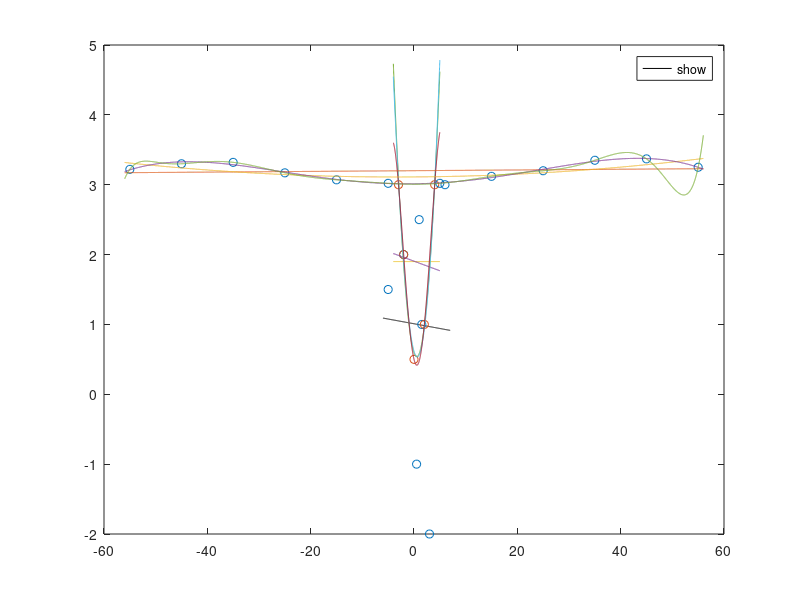
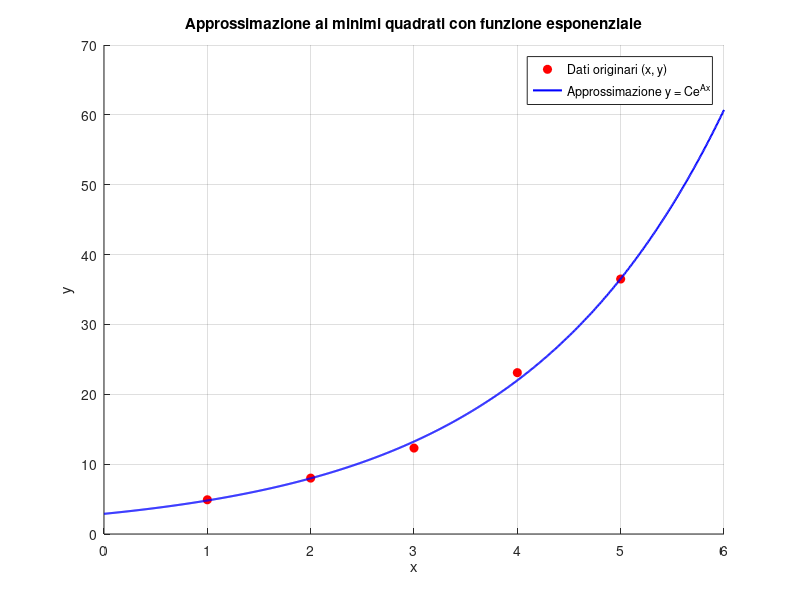
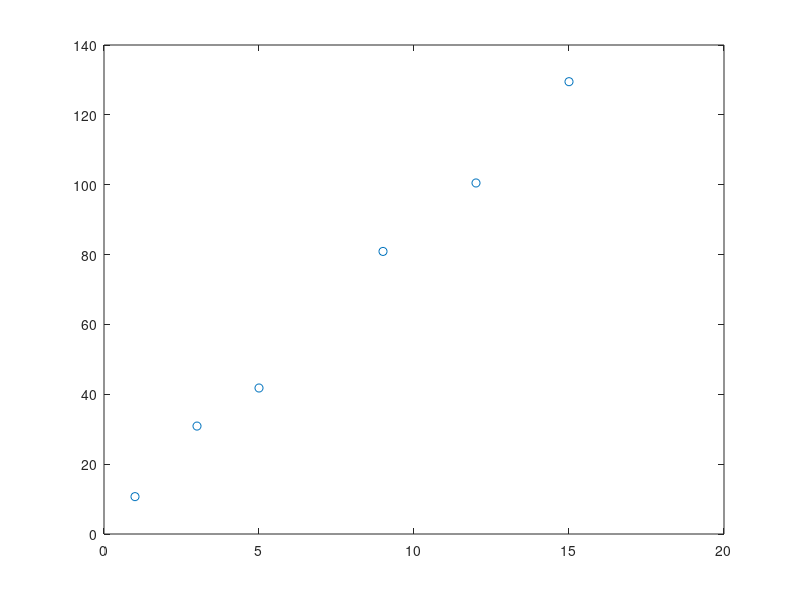

Reproduce these figures in MATLAB, in order. (Note: this script raises an error after producing the figures.)
%% Esercizio 1

x = 0:10;
y = [0 1.25 2.27 3.04 3.77 4.71 5.91 7.19 8.29 9.12 9.83];
reg = polyfit(x,y,1);
disp(reg)
xplot = linspace(-1,11,1000);
yplot = polyval(reg,xplot);
plot(xplot,yplot,"k-",x,y,'o')

%% Esercizio 2
x = [-5 -2 0.5 1 1.5 3 6];
y = [1.5 2 -1 2.5 1 -2 3];
reg = polyfit(x,y,1);
disp(reg)
xplot = linspace(-6,7,1000);
yplot = polyval(reg,xplot);

plot(xplot,yplot,'k-',x,y,'o')
x_dash = sum(x)/7;
y_dash = sum(y)/7;
disp(x_dash)
disp(y_dash)
y_real = polyval(reg,x_dash);
disp(y_real)
same = y_dash - polyval(reg,x_dash);
disp(same)

%% Esercizio 3

x = linspace(0,1,10);
f = @(t) 2*exp(1).^(-2.*t) - t;
y = f(x);

reg = polyfit(x,y,1);
a = ones(10,1);
M = [x' a];
A = M' * M;
b = M' * y';
res = A\b;
disp(reg);
disp(res);

%% Esercizio 4
f = @(x) 5* cos(pi .* x.^2) - exp(x);
x = linspace(0,1,5);
y = f(x);

res = polyfit(x,y,1);
x_dash = mean(x);
y_dash = polyval(res,x_dash);
disp(y_dash);

p = polyfit(x,y,length(x)-1);
disp(p)

r = roots(p);
disp(r)
r = r(r>= 0 & r<= 1);
disp(r)

%% Esercizio 5
clear;
clc;

x = [-3 -2 0 2 4];
y = [3 2 0.5 1 3];
m = [0 1 2 3 4];
xplot = linspace(-4, 5, 1000);
hold on;
plot(x,y,'o', 'HandleVisibility', 'off');
for val = m
    r = polyfit(x,y,val);
    yplot = polyval(r,xplot);
    plot(xplot,yplot,'DisplayName',[' Grado ' num2str(val)])
end
legend('show', 'Location', 'best')
hold off;

%% Esercizio 6
clc;
clear;
x= -55:10:55;
y=[3.22 3.3 3.32 3.17 3.07 3.02 3.02 3.12 3.2 3.35 3.37 3.25];

m = [1 2 4 11];
xplot = linspace(-56,56,10000);

hold on;
plot(x,y,'o', 'HandleVisibility', 'off');
for val = m
    r = polyfit(x,y,val);
    yplot = polyval(r,xplot);
    plot(xplot,yplot,'DisplayName',[' Grado ' num2str(val)])
end
legend('show', 'Location', 'best')
hold off;

%% Esercizio 7

x = 1:1:5;
y = [4.9 8 12.3 23.1 36.5];

Y = log(y);
p = polyfit(x,Y,1);
A = p(1);
q = p(2);
C = exp(q);

y_approx = @(x) C*exp(A * x);
xplot = linspace(0,6,1000);
yplot = y_approx(xplot);

figure;
hold on; grid on;
plot(x, y, 'ro', 'MarkerFaceColor', 'r', 'DisplayName', 'Dati originari (x, y)');
plot(xplot, yplot, 'b-', 'LineWidth', 1.5, 'DisplayName', 'Approssimazione y = Ce^{Ax}');
legend('Location', 'best');
xlabel('x');
ylabel('y');
title('Approssimazione ai minimi quadrati con funzione esponenziale');
hold off;

x_val = 2.5;
y_val = y_approx(x_val);

fprintf('Il valore della funzione approssimante in x = 2.5 è: %f\n', y_val);


%% Esercizio 8
x = 1:1:5;
y = [0.6 1.9 4.3 7.6 12.6];

X = log(x);
Y = log(y);

p = polyfit(X,Y,1);
A = p(1);
C = exp(p(2));

y_approx = @(x) C * x.^A;
xplot = linspace(0,6,1000);
yplot = y_approx(xplot);

figure;
hold on; grid on;
plot(x, y, 'ro', 'MarkerFaceColor', 'r', 'DisplayName', 'Dati originari (x, y)');
plot(xplot, yplot, 'b-', 'LineWidth', 1.5, 'DisplayName', 'Approssimazione y = Ce^{Ax}');
legend('Location', 'best');
xlabel('x');
ylabel('y');
title('Approssimazione ai minimi quadrati con funzione esponenziale');
hold off;

x_val = 2.5;
y_val = y_approx(x_val);

fprintf('Il valore della funzione approssimante in x = 2.5 è: %f\n', y_val);

%% Esercizi di riepologo 1

q = [1 3 5 9 12 15];
z = [10.7 30.9 41.8 80.9 100.5 129.5];
plot(q,z,'o');

r = polyfit(q,z,1);
disp(r)

%% Esercizio 2
% Dati
T = 0:10:70;
C = [96.4 46.3 21.2 17.89 10.1 6.9 3.5 1.9];
z = 0:0.2:70;
% Retta
retta = polyfit(T,C,1);
yplot = polyval(retta,z);

% Polinomio grado 7
p7 = polyfit(T,C,7);
p7y = polyval(p7,z);

% Spline
s1 = griddedInterpolant(T,C,'linear');
yspline = s1(z);

% Plot
hold on;
plot(T,C,'o')
plot(z,yplot,'k-')
plot(z,p7y,'b-')
plot(z,yspline,'r-')
hold off
disp(polyval(retta,62));
disp(polyval(p7,62));
disp(s1(62))

realY = polyval(retta,T);

scarto_quadratico = sum(abs(realY - C).^2);
disp(scarto_quadratico)

%% Esercizio 3
clear;
clc;

f = @(t) (2/3)*log(2/3 .* t);
a = 3*exp(1)/2;
b = 3*exp(1)/2 +1;
x = linspace(a,b,10);
y = f(x);
r = polyfit(x,y,1);
y_dash = polyval(r,mean(x));

M = [x' ones(length(x),1)];

A = M' * M;
b = M' * y';
z = A\b;
disp(r)
disp(z)

%% Esercizio 4

x = 1:0.15:2.5;
y = [0.1 0.15 0.2 0.3 0.5 0.65 0.78 1 1.2 1.35 1.45];

% Parabola
parab = polyfit(x,y,2);

% Esponenziale

lnx = log(x);
lny = log(y);

p = polyfit(lnx,lny,1);
A = p(1);
C = exp(p(2));

y_approx = @(x) C.* x .^A;
disp(A)
disp(C)

disp(polyval(parab,1.75))
disp(y_approx(1.75))

%% Esercizio 5

x = 1:5;
y = [0.35 0.25 0.2 0.15 0.12];

Y = 1./y;
r = polyfit(x,Y,1);

A = r(1);
B = r(2);
f = @(x) 1/(A.*x + B);

f(1.5)

%% Esercizio 6
clear;
clc;

x = 1:5;
y = [0.25 0.31 0.35 0.4 0.41];

X = 1./x;
Y = 1./y;
p = polyfit(X,Y,1);

A = p(1);
B = p(2);
f = @(x) x ./ (A +( B.*x));
disp(A)
disp(B)
disp(f(4.5))
